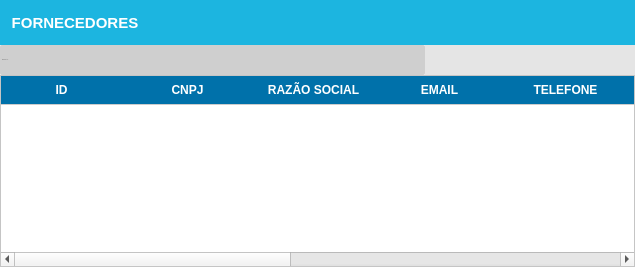
            <widget class="QWidget" name="fornecedores">
             <layout class="QVBoxLayout" name="verticalLayout_27">
              <property name="spacing">
               <number>0</number>
              </property>
              <property name="leftMargin">
               <number>0</number>
              </property>
              <property name="topMargin">
               <number>0</number>
              </property>
              <property name="rightMargin">
               <number>0</number>
              </property>
              <property name="bottomMargin">
               <number>0</number>
              </property>
              <item>
               <widget class="QFrame" name="frame_69">
                <property name="maximumSize">
                 <size>
                  <width>16777215</width>
                  <height>45</height>
                 </size>
                </property>
                <property name="styleSheet">
                 <string notr="true">background-color: #1CB5E0</string>
                </property>
                <property name="frameShape">
                 <enum>QFrame::NoFrame</enum>
                </property>
                <property name="frameShadow">
                 <enum>QFrame::Raised</enum>
                </property>
                <layout class="QHBoxLayout" name="horizontalLayout_17">
                 <property name="spacing">
                  <number>0</number>
                 </property>
                 <property name="leftMargin">
                  <number>0</number>
                 </property>
                 <property name="topMargin">
                  <number>0</number>
                 </property>
                 <property name="rightMargin">
                  <number>0</number>
                 </property>
                 <property name="bottomMargin">
                  <number>0</number>
                 </property>
                 <item>
                  <widget class="QPushButton" name="pushButton_20">
                   <property name="minimumSize">
                    <size>
                     <width>150</width>
                     <height>45</height>
                    </size>
                   </property>
                   <property name="styleSheet">
                    <string notr="true">QPushButton {
background-color:  #1CB5E0;
border: none;
color: rgb(255, 255, 255);
font-weight: bold;
font-size: 15px;


text-transform: uppercase
 }
QPushButton:hover{
background-color:  #1CB5E0;
border: none;
color: rgb(255, 255, 255);
font-weight: bold;
font-size: 16px;
text-decoration:underline;



}</string>
                   </property>
                   <property name="text">
                    <string>FORNECEDORES</string>
                   </property>
                   <property name="icon">
                    <iconset>
                     <normaloff>img/fornecedor.png</normaloff>img/fornecedor.png</iconset>
                   </property>
                   <property name="iconSize">
                    <size>
                     <width>35</width>
                     <height>30</height>
                    </size>
                   </property>
                  </widget>
                 </item>
                 <item>
                  <spacer name="horizontalSpacer_10">
                   <property name="orientation">
                    <enum>Qt::Horizontal</enum>
                   </property>
                   <property name="sizeHint" stdset="0">
                    <size>
                     <width>485</width>
                     <height>20</height>
                    </size>
                   </property>
                  </spacer>
                 </item>
                </layout>
               </widget>
              </item>
              <item>
               <widget class="QFrame" name="frame_153">
                <property name="minimumSize">
                 <size>
                  <width>0</width>
                  <height>30</height>
                 </size>
                </property>
                <property name="maximumSize">
                 <size>
                  <width>16777215</width>
                  <height>30</height>
                 </size>
                </property>
                <property name="frameShape">
                 <enum>QFrame::NoFrame</enum>
                </property>
                <property name="frameShadow">
                 <enum>QFrame::Raised</enum>
                </property>
                <layout class="QHBoxLayout" name="horizontalLayout">
                 <property name="spacing">
                  <number>0</number>
                 </property>
                 <property name="leftMargin">
                  <number>0</number>
                 </property>
                 <property name="topMargin">
                  <number>0</number>
                 </property>
                 <property name="rightMargin">
                  <number>0</number>
                 </property>
                 <property name="bottomMargin">
                  <number>0</number>
                 </property>
                 <item>
                  <widget class="QLineEdit" name="tx_BuscaUsuarios_3">
                   <property name="sizePolicy">
                    <sizepolicy hsizetype="Preferred" vsizetype="Preferred">
                     <horstretch>0</horstretch>
                     <verstretch>0</verstretch>
                    </sizepolicy>
                   </property>
                   <property name="maximumSize">
                    <size>
                     <width>777777</width>
                     <height>16777215</height>
                    </size>
                   </property>
                   <property name="font">
                    <font>
                     <family>Arial</family>
                     <pointsize>-1</pointsize>
                     <weight>50</weight>
                     <italic>false</italic>
                     <bold>false</bold>
                    </font>
                   </property>
                   <property name="mouseTracking">
                    <bool>false</bool>
                   </property>
                   <property name="focusPolicy">
                    <enum>Qt::ClickFocus</enum>
                   </property>
                   <property name="styleSheet">
                    <string notr="true">QLineEdit{
background: #CFCFCF;
border-radius: 2px;
color: #000;
font: 13px &quot;Arial&quot; ;
text-transform: uppercase;
}
QLineEdit:Focus {
border: 1px solid blue;
}</string>
                   </property>
                   <property name="placeholderText">
                    <string>PESQUISAR...</string>
                   </property>
                  </widget>
                 </item>
                 <item>
                  <widget class="QPushButton" name="Bt_Pesquisa_Fornecedor">
                   <property name="sizePolicy">
                    <sizepolicy hsizetype="Preferred" vsizetype="Preferred">
                     <horstretch>0</horstretch>
                     <verstretch>0</verstretch>
                    </sizepolicy>
                   </property>
                   <property name="minimumSize">
                    <size>
                     <width>0</width>
                     <height>33</height>
                    </size>
                   </property>
                   <property name="maximumSize">
                    <size>
                     <width>50</width>
                     <height>16777215</height>
                    </size>
                   </property>
                   <property name="toolTip">
                    <string>Pesquisar</string>
                   </property>
                   <property name="styleSheet">
                    <string notr="true">QPushButton {

background-color: rgb(229, 229, 229);
border:none;
 }
QPushButton:hover{
background-color: rgb(255, 255, 255);

}</string>
                   </property>
                   <property name="text">
                    <string/>
                   </property>
                   <property name="icon">
                    <iconset>
                     <normaloff>img/pesquisar.png</normaloff>img/pesquisar.png</iconset>
                   </property>
                   <property name="iconSize">
                    <size>
                     <width>50</width>
                     <height>30</height>
                    </size>
                   </property>
                  </widget>
                 </item>
                 <item>
                  <widget class="QPushButton" name="Bt_Add_Fornecedor">
                   <property name="sizePolicy">
                    <sizepolicy hsizetype="Preferred" vsizetype="Preferred">
                     <horstretch>0</horstretch>
                     <verstretch>0</verstretch>
                    </sizepolicy>
                   </property>
                   <property name="minimumSize">
                    <size>
                     <width>0</width>
                     <height>33</height>
                    </size>
                   </property>
                   <property name="maximumSize">
                    <size>
                     <width>50</width>
                     <height>16777215</height>
                    </size>
                   </property>
                   <property name="toolTip">
                    <string>Adicionar</string>
                   </property>
                   <property name="styleSheet">
                    <string notr="true">QPushButton {

background-color: rgb(229, 229, 229);
border:none;
 }
QPushButton:hover{
background-color: rgb(255, 255, 255);

}</string>
                   </property>
                   <property name="text">
                    <string/>
                   </property>
                   <property name="icon">
                    <iconset>
                     <normaloff>img/adicionar.png</normaloff>img/adicionar.png</iconset>
                   </property>
                   <property name="iconSize">
                    <size>
                     <width>50</width>
                     <height>25</height>
                    </size>
                   </property>
                  </widget>
                 </item>
                 <item>
                  <widget class="QPushButton" name="Bt_Edit_Fornecedor">
                   <property name="sizePolicy">
                    <sizepolicy hsizetype="Preferred" vsizetype="Preferred">
                     <horstretch>0</horstretch>
                     <verstretch>0</verstretch>
                    </sizepolicy>
                   </property>
                   <property name="minimumSize">
                    <size>
                     <width>0</width>
                     <height>0</height>
                    </size>
                   </property>
                   <property name="maximumSize">
                    <size>
                     <width>60</width>
                     <height>33</height>
                    </size>
                   </property>
                   <property name="font">
                    <font>
                     <pointsize>6</pointsize>
                    </font>
                   </property>
                   <property name="toolTip">
                    <string>Editar</string>
                   </property>
                   <property name="styleSheet">
                    <string notr="true">QPushButton {
background-color: rgb(229, 229, 229);
border:none;
 }
QPushButton:hover{
background-color: rgb(255, 255, 255);

}</string>
                   </property>
                   <property name="text">
                    <string/>
                   </property>
                   <property name="icon">
                    <iconset>
                     <normaloff>img/editar.png</normaloff>img/editar.png</iconset>
                   </property>
                   <property name="iconSize">
                    <size>
                     <width>50</width>
                     <height>25</height>
                    </size>
                   </property>
                  </widget>
                 </item>
                 <item>
                  <widget class="QPushButton" name="Bt_Remover_Fornecedor">
                   <property name="sizePolicy">
                    <sizepolicy hsizetype="Preferred" vsizetype="Preferred">
                     <horstretch>0</horstretch>
                     <verstretch>0</verstretch>
                    </sizepolicy>
                   </property>
                   <property name="minimumSize">
                    <size>
                     <width>0</width>
                     <height>33</height>
                    </size>
                   </property>
                   <property name="maximumSize">
                    <size>
                     <width>50</width>
                     <height>16777215</height>
                    </size>
                   </property>
                   <property name="toolTip">
                    <string>Excluir</string>
                   </property>
                   <property name="styleSheet">
                    <string notr="true">QPushButton {
background-color: rgb(229, 229, 229);
border:none;
 }
QPushButton:hover{
background-color: rgb(255, 255, 255);

}</string>
                   </property>
                   <property name="text">
                    <string/>
                   </property>
                   <property name="icon">
                    <iconset>
                     <normaloff>img/remover.png</normaloff>img/remover.png</iconset>
                   </property>
                   <property name="iconSize">
                    <size>
                     <width>30</width>
                     <height>27</height>
                    </size>
                   </property>
                  </widget>
                 </item>
                </layout>
               </widget>
              </item>
              <item>
               <widget class="QTableWidget" name="TableWidget_Produto_2">
                <property name="styleSheet">
                 <string notr="true">QHeaderView:section{
background-color: rgb(0, 113, 170);
padding: 5px 5px 5px 0px ;
font-size: 12px;
font-family: &quot;Arial&quot;;
font-weight: bold;
color: rgb(255, 255, 255);
border:none;
border-bottom: 1px solid #CCC;
}
QTableView{
background-color: rgb(255, 255, 255);
font-size: 12px;
color: rgb(113, 113, 113);

}
</string>
                </property>
                <property name="frameShape">
                 <enum>QFrame::StyledPanel</enum>
                </property>
                <property name="alternatingRowColors">
                 <bool>false</bool>
                </property>
                <property name="showGrid">
                 <bool>true</bool>
                </property>
                <property name="sortingEnabled">
                 <bool>false</bool>
                </property>
                <attribute name="horizontalHeaderCascadingSectionResizes">
                 <bool>false</bool>
                </attribute>
                <attribute name="horizontalHeaderDefaultSectionSize">
                 <number>126</number>
                </attribute>
                <attribute name="verticalHeaderCascadingSectionResizes">
                 <bool>false</bool>
                </attribute>
                <column>
                 <property name="text">
                  <string>ID</string>
                 </property>
                </column>
                <column>
                 <property name="text">
                  <string>CNPJ</string>
                 </property>
                </column>
                <column>
                 <property name="text">
                  <string>RAZÃO SOCIAL</string>
                 </property>
                </column>
                <column>
                 <property name="text">
                  <string>EMAIL</string>
                 </property>
                </column>
                <column>
                 <property name="text">
                  <string>TELEFONE</string>
                 </property>
                </column>
                <column>
                 <property name="text">
                  <string>CEP</string>
                 </property>
                </column>
                <column>
                 <property name="text">
                  <string>LOGRADOURO</string>
                 </property>
                </column>
                <column>
                 <property name="text">
                  <string>NÚMERO</string>
                 </property>
                </column>
                <column>
                 <property name="text">
                  <string>BAIRRO</string>
                 </property>
                </column>
                <column>
                 <property name="text">
                  <string>MUNICIPIO</string>
                 </property>
                </column>
                <column>
                 <property name="text">
                  <string>UF</string>
                 </property>
                </column>
               </widget>
              </item>
             </layout>
            </widget>
